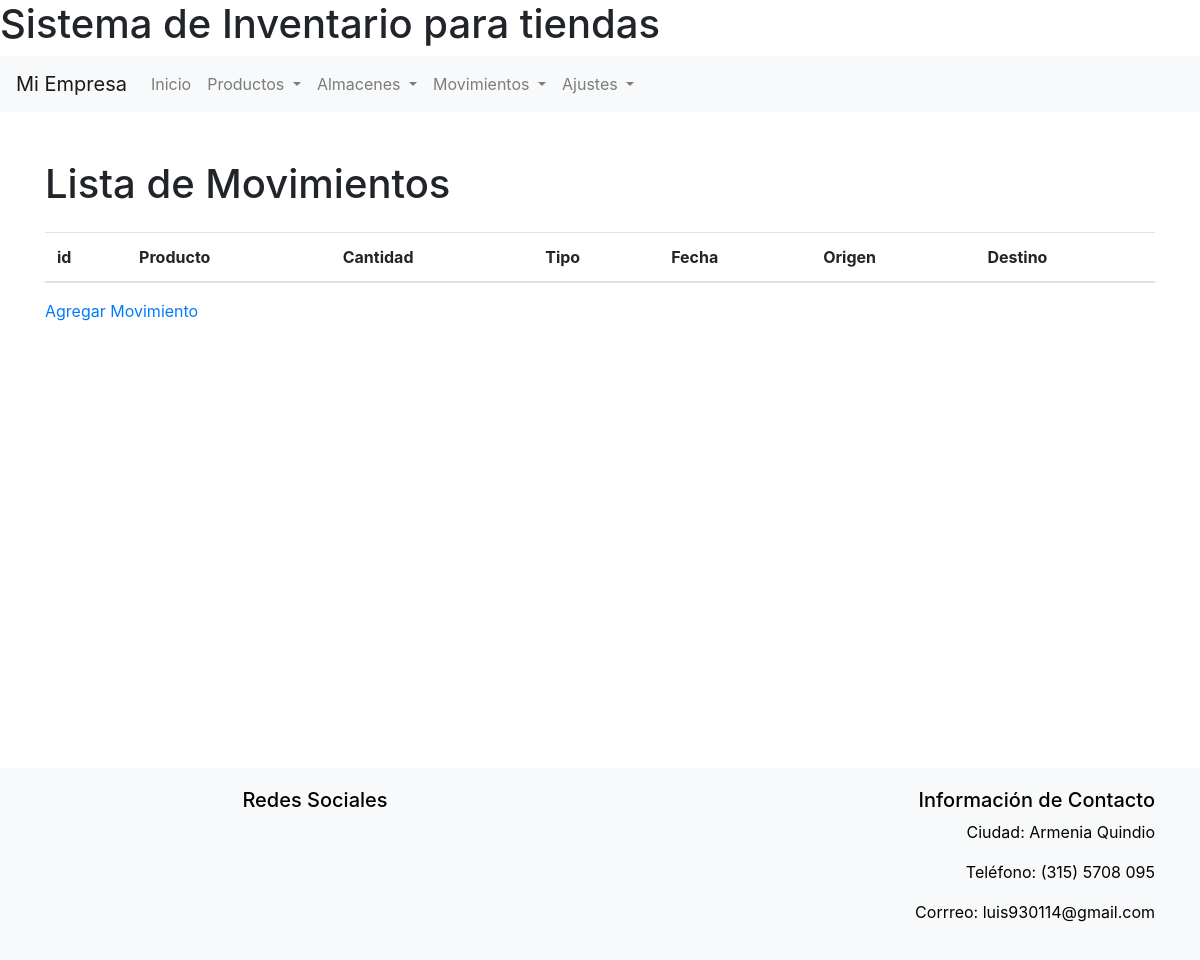
The page /movimientos/ (signed in) on the database as committed earlier.
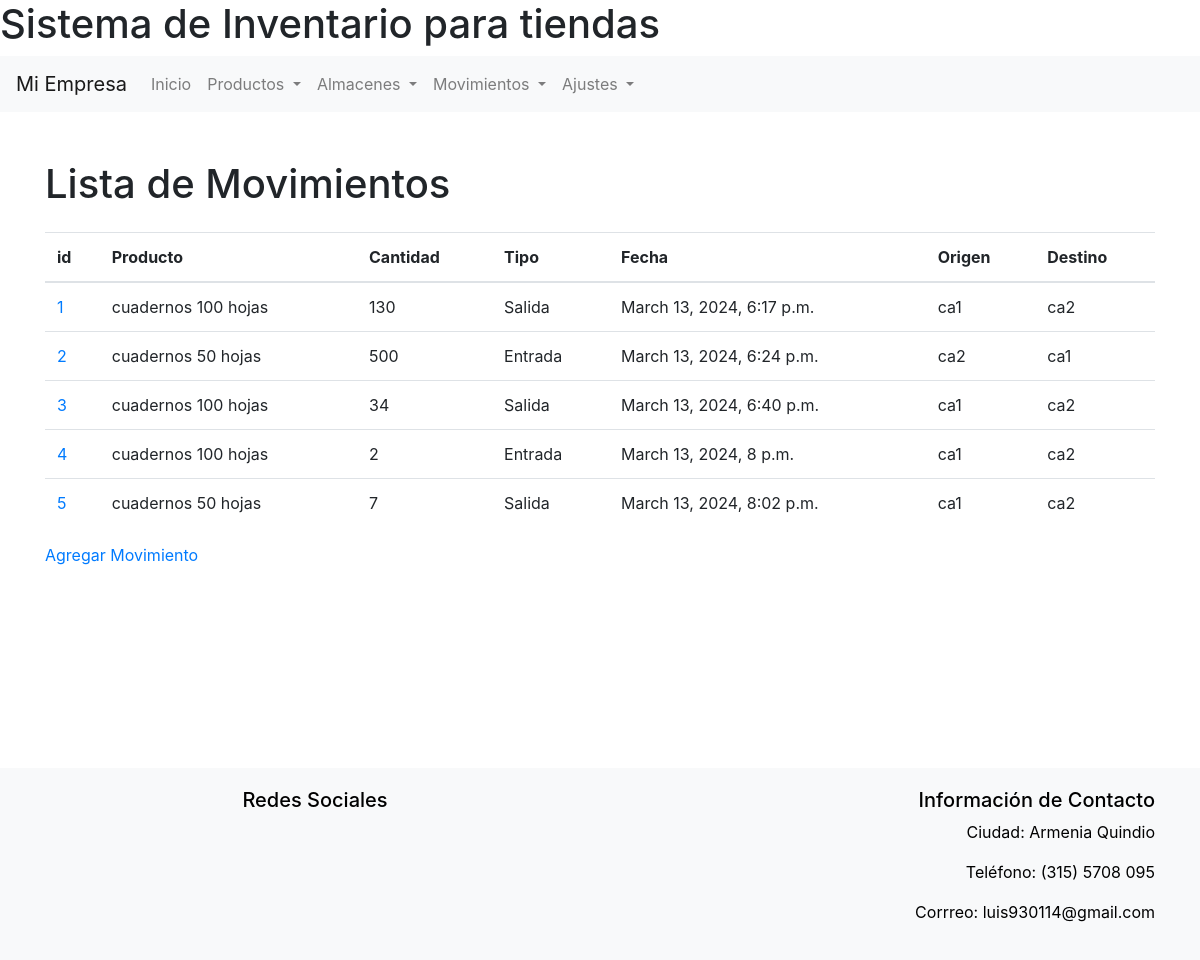
The same page on the database as committed later.
### inventario/models.py (models this page shows, shortened)
class Movimiento(models.Model):
    TIPO_CHOICES = [
        ('Entrada', 'Entrada'),
        ('Salida', 'Salida'),
    ]
    producto = models.ForeignKey(Producto, on_delete=models.CASCADE)
    cantidad = models.IntegerField()
    tipo = models.CharField(max_length=50, choices=TIPO_CHOICES)  # Tipo de movimiento: por ejemplo, "Entrada" o "Salida"
    fecha = models.DateTimeField(auto_now_add=True)
    origen = models.ForeignKey(Ubicacion, related_name='movimientos_origen', on_delete=models.CASCADE)
    destino = models.ForeignKey(Ubicacion, related_name='movimientos_destino', on_delete=models.CASCADE)
    """def save(self, *args, **kwargs):
        # Manejo de excepciones básicas
        if self.origen == self.destino:
            raise ValueError("El origen y el destino no pueden ser iguales")
        if self.tipo not in ['Entrada', 'Salida']:
            raise ValueError("El tipo de movimiento debe ser 'Entrada' o 'Salida'")
        if self.cantidad <= 0:
            raise ValueError("La cantidad debe ser mayor que cero")
        super().save(*args, **kwargs) """

class Producto(models.Model):
    nombre = models.CharField(max_length=100)
    descripcion = models.TextField()
    cantidad = models.PositiveIntegerField(default=0)
    precio = models.DecimalField(max_digits=10, decimal_places=2)
    almacen = models.ForeignKey(Almacen, on_delete=models.CASCADE)
    ubicacion = models.ForeignKey(Ubicacion, on_delete=models.CASCADE)
    categoria = models.CharField(max_length=100)
    def __str__(self):
        return self.nombre

class Ubicacion(models.Model):
    nombre = models.CharField(max_length=100)
    descripcion = models.TextField()
    almacen = models.ForeignKey(Almacen, on_delete=models.CASCADE)
    def __str__(self):
        return self.nombre

### inventario/views.py (the view)
# urls.py: path('movimientos/', ListaMovimientos.as_view(), name='lista_movimientos'),
@method_decorator(login_required, name='dispatch')
class ListaMovimientos(ListView):
    model = Movimiento
    template_name = 'movimiento/lista_movimientos.html'
    context_object_name = 'movimientos'

### inventario/templates/movimiento/lista_movimientos.html (shortened to what this page needs)
{% extends 'base.html' %}
{% block content %}
    <div class="container mt-5">
        <h1 class="mb-4">Lista de Movimientos</h1>
        <table id="movimientos-table" class="table">
            <thead>
                <tr>
                    <th>id</th>
                    <th>Producto</th>
                    <th>Cantidad</th>
                    <th>Tipo</th>
                    <th>Fecha</th>
                    <th>Origen</th>
                    <th>Destino</th>
                </tr>
            </thead>
            <tbody>
                {% for movimiento in movimientos %}
                <tr>
                    <td><a href="{% url 'detalle_movimiento' movimiento.pk %}">{{ movimiento.id }}</a></td>
                    <td>{{ movimiento.producto }}</td>
                    <td>{{ movimiento.cantidad }}</td>
                    <td>{{ movimiento.tipo }}</td>
                    <td>{{ movimiento.fecha }}</td>
                    <td>{{ movimiento.origen }}</td>
                    <td>{{ movimiento.destino }}</td>
                </tr>
                {% endfor %}
            </tbody>
        </table>
        <a href="{% url 'agregar_movimiento' %}">Agregar Movimiento</a>
    </div>
{% endblock %}

Rows that differ between the two databases and show on the page:
added Movimiento: id "1", producto "cuadernos 100 hojas", cantidad "130", tipo "Salida", fecha "March 13, 2024, 6:17 p.m.", origen "ca1", destino "ca2"
added Movimiento: id "2", producto "cuadernos 50 hojas", cantidad "500", tipo "Entrada", fecha "March 13, 2024, 6:24 p.m.", origen "ca2", destino "ca1"
added Movimiento: id "3", producto "cuadernos 100 hojas", cantidad "34", tipo "Salida", fecha "March 13, 2024, 6:40 p.m.", origen "ca1", destino "ca2"
added Movimiento: id "4", producto "cuadernos 100 hojas", cantidad "2", tipo "Entrada", fecha "March 13, 2024, 8 p.m.", origen "ca1", destino "ca2"
added Movimiento: id "5", producto "cuadernos 50 hojas", cantidad "7", tipo "Salida", fecha "March 13, 2024, 8:02 p.m.", origen "ca1", destino "ca2"
